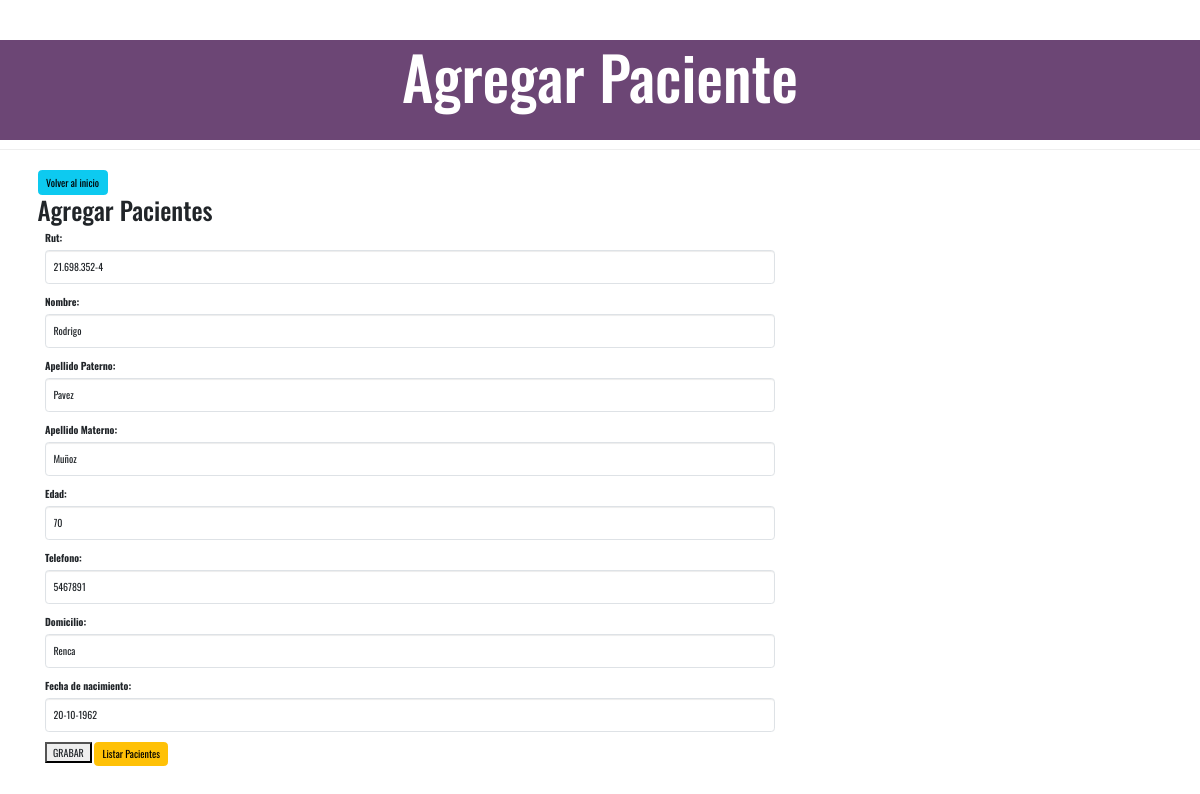
The app's page /paciente/update_paciente/5 with its own data.
### Paciente/models.py (models this page shows, shortened)
class Paciente(models.Model):
    rut = models.CharField(max_length=15)
    nombre = models.CharField(max_length=50)
    apellido_paterno = models.CharField(max_length=50)
    apellido_materno = models.CharField(max_length=50)
    edad = models.IntegerField()
    telefono = models.CharField(max_length=20)
    domicilio = models.TextField()
    fecha_nacimiento = models.TextField(max_length=10)

### Paciente/views.py (the view)
# urls.py: path('update_paciente/<pk>', views.CarreraUpdate.as_view(), name="update_pacientes"),
class CarreraUpdate(UpdateView):
    model = Paciente
    form_class = PacienteForm
    template_name = 'Registro/carrera_form.html'
    success_url = reverse_lazy('list_pacientes')

### Paciente/forms.py
class PacienteForm(forms.ModelForm):
    class Meta:
        model = Paciente
        fields = ['rut','nombre', 'apellido_paterno', 'apellido_materno','edad','telefono','domicilio','fecha_nacimiento']
        labels = {
            'rut': 'Rut',
            'nombre': 'Nombre',
            'apellido_paterno': 'Apellido Paterno',
            'apellido_materno':'Apellido Materno',
            'edad':'Edad',
            'telefono':'Telefono',
            'domicilio':'Domicilio',
            'fecha_nacimiento':'Fecha de nacimiento',
        }
        widgets = {
            'rut': forms.TextInput(attrs={'class': 'form-control'}),
            'nombre': forms.TextInput(attrs={'class': 'form-control'}),
            'apellido_paterno': forms.TextInput(attrs={'class': 'form-control'}),
            'apellido_materno': forms.TextInput(attrs={'class': 'form-control'}),
            'edad': forms.TextInput(attrs={'class': 'form-control'}),
            'telefono': forms.TextInput(attrs={'class': 'form-control'}),
            'domicilio': forms.TextInput(attrs={'class': 'form-control'}),
            'fecha_nacimiento': forms.TextInput(attrs={'class': 'form-control'}),
        }

### templates/Registro/carrera_form.html
{% extends 'Registro/base.html' %}
{% block titulo_principal %}
<div class="head">
    <div id="titulo_pagina" ><h3>Agregar Paciente</h3></div>
    </div>
{% endblock %}
{% block content %}
    <a href="{% url 'home' %} " class="btn btn-info">Volver al inicio</a>
    <h1>Agregar Pacientes</h1>
    <div class="content container">
    <form method="POST">
        {% csrf_token %} {{ form.as_p }}
        <button type="submit">GRABAR</button>
        <a href="{% url 'list_pacientes' %}" class="btn btn-warning">Listar Pacientes</a>
    </form>
    </div>
{% endblock %}

### static/css/estilos.css (style rules this page uses)
* { font-family: 'Oswald', sans-serif; }
#titulo_pagina { text-align: center; }
.head { background-color: #6c4675; color: white; height: 100px; }
#titulo_pagina h3 { text-align: center; font-size: 60px; }

### records on screen
Paciente: rut "21.698.352-4", nombre "Rodrigo", apellido_paterno "Pavez", apellido_materno "Muñoz", edad "70", telefono "5467891", domicilio "Renca", fecha_nacimiento "20-10-1962"
